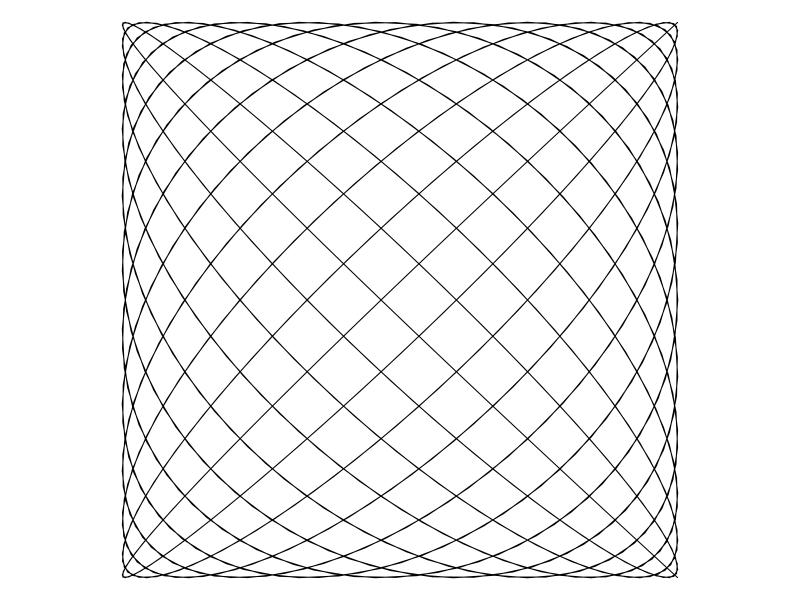
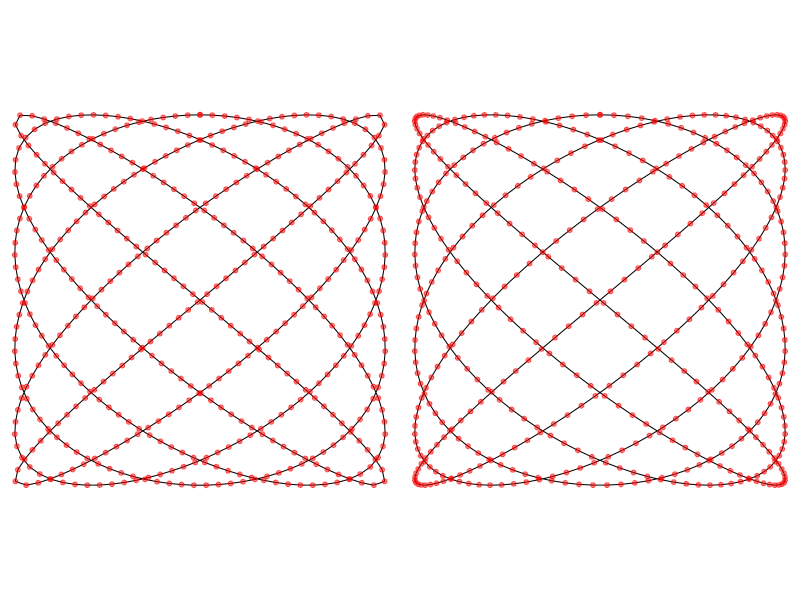
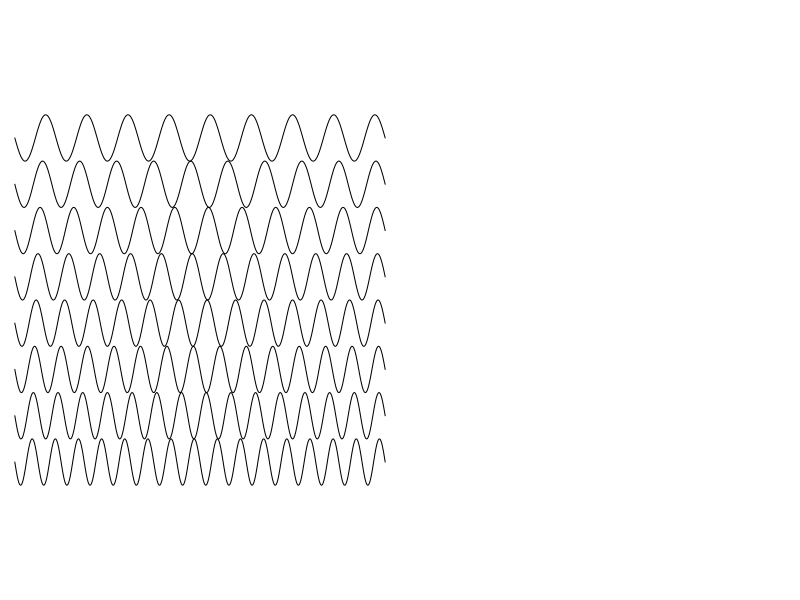

Write R code to recreate these figures, in order.
## ---- chunk 1
thetas = seq(0,1,length=1000)*48*pi
par(pty='s',ann=F,mai=0*c(1,1,1,1))
plot(cos(thetas),sin(23*thetas/24),typ='l',axes=FALSE)
## ---- chunk 2
traveled = function(xy){
  NN = nrow(xy)
  if (ncol(xy) == 2) {
  distanceBetween = c(0,sqrt( rowSums((xy[1:(NN-1),1:2]-xy[2:(NN),1:2])^2 ))) } else {
    distanceBetween = c(0,sqrt( rowSums((xy[1:(NN-1),1:3]-xy[2:(NN),1:3])^2 ))) }
  traveled = cumsum(distanceBetween)/sum(distanceBetween)
  return(traveled)}

#Example:
NNN=500
thetas = seq(0,1,length=NNN)*12*pi
xy0 = 1*cbind(sin(thetas),cos(thetas*5/6) )
travel = traveled(xy0)
xy = cbind(approx(travel,xy0[,1],seq(0,1,length=NNN),rule=2)[[2]],
           approx(travel,xy0[,2],seq(0,1,length=NNN),rule=2)[[2]])

par(pty='s',ann=F,mai=0*c(1,1,1,1),mfrow=c(1,2))
plot(xy,typ='l',axes=F)
points(xy,pch=20,col=rgb(1,0,0,.5))

plot(xy0,typ='l',axes=F)
points(xy0,pch=20,col=rgb(1,0,0,.5))


## ---- chunk 3
dougsSign = function(topBottom,NNN,waves=2*pi,start0=0){
  thetas = seq(0,1,length=NNN)*waves
  wave = (topBottom[1]-topBottom[2]) *( (sin(thetas+start0)+1)/2) + topBottom[2]
  return(cbind(thetas,wave))
}

dY = 1/4
par(pty='s',ann=F)

plot(NULL, xlim=c(0,2*pi),ylim=c(-1,1),axes=F)

start=32
stop = 18
for (i in seq(start,stop,-2)){
  xy = dougsSign((start-i)*dY/2+c(-1,-1+dY),1000,waves=i*pi)
lines(2*xy[,1]/i,xy[,2])
}
